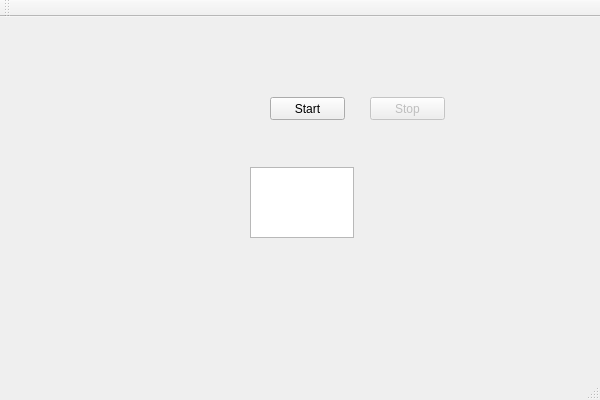
<?xml version="1.0" encoding="UTF-8"?>
<ui version="4.0">
 <class>OrderP3GUIClass</class>
 <widget class="QMainWindow" name="OrderP3GUIClass">
  <property name="geometry">
   <rect>
    <x>0</x>
    <y>0</y>
    <width>600</width>
    <height>400</height>
   </rect>
  </property>
  <property name="windowTitle">
   <string>OrderP3GUI</string>
  </property>
  <widget class="QWidget" name="centralWidget">
   <widget class="QPushButton" name="start_button">
    <property name="geometry">
     <rect>
      <x>270</x>
      <y>80</y>
      <width>75</width>
      <height>23</height>
     </rect>
    </property>
    <property name="text">
     <string>Start</string>
    </property>
   </widget>
   <widget class="QTextEdit" name="text_edit">
    <property name="geometry">
     <rect>
      <x>250</x>
      <y>150</y>
      <width>104</width>
      <height>71</height>
     </rect>
    </property>
   </widget>
   <widget class="QPushButton" name="stop_button">
    <property name="enabled">
     <bool>false</bool>
    </property>
    <property name="geometry">
     <rect>
      <x>370</x>
      <y>80</y>
      <width>75</width>
      <height>23</height>
     </rect>
    </property>
    <property name="text">
     <string>Stop</string>
    </property>
   </widget>
  </widget>
  <widget class="QMenuBar" name="menuBar">
   <property name="geometry">
    <rect>
     <x>0</x>
     <y>0</y>
     <width>600</width>
     <height>21</height>
    </rect>
   </property>
  </widget>
  <widget class="QToolBar" name="mainToolBar">
   <attribute name="toolBarArea">
    <enum>TopToolBarArea</enum>
   </attribute>
   <attribute name="toolBarBreak">
    <bool>false</bool>
   </attribute>
  </widget>
  <widget class="QStatusBar" name="statusBar"/>
 </widget>
 <layoutdefault spacing="6" margin="11"/>
 <resources>
  <include location="OrderP3GUI.qrc"/>
 </resources>
 <connections>
  <connection>
   <sender>start_button</sender>
   <signal>clicked()</signal>
   <receiver>OrderP3GUIClass</receiver>
   <slot>onStartButtonClicked()</slot>
   <hints>
    <hint type="sourcelabel">
     <x>336</x>
     <y>124</y>
    </hint>
    <hint type="destinationlabel">
     <x>395</x>
     <y>137</y>
    </hint>
   </hints>
  </connection>
  <connection>
   <sender>stop_button</sender>
   <signal>clicked()</signal>
   <receiver>OrderP3GUIClass</receiver>
   <slot>onStopButtonClicked()</slot>
   <hints>
    <hint type="sourcelabel">
     <x>421</x>
     <y>123</y>
    </hint>
    <hint type="destinationlabel">
     <x>559</x>
     <y>99</y>
    </hint>
   </hints>
  </connection>
 </connections>
 <slots>
  <slot>onStartButtonClicked()</slot>
  <slot>onStopButtonClicked()</slot>
 </slots>
</ui>
